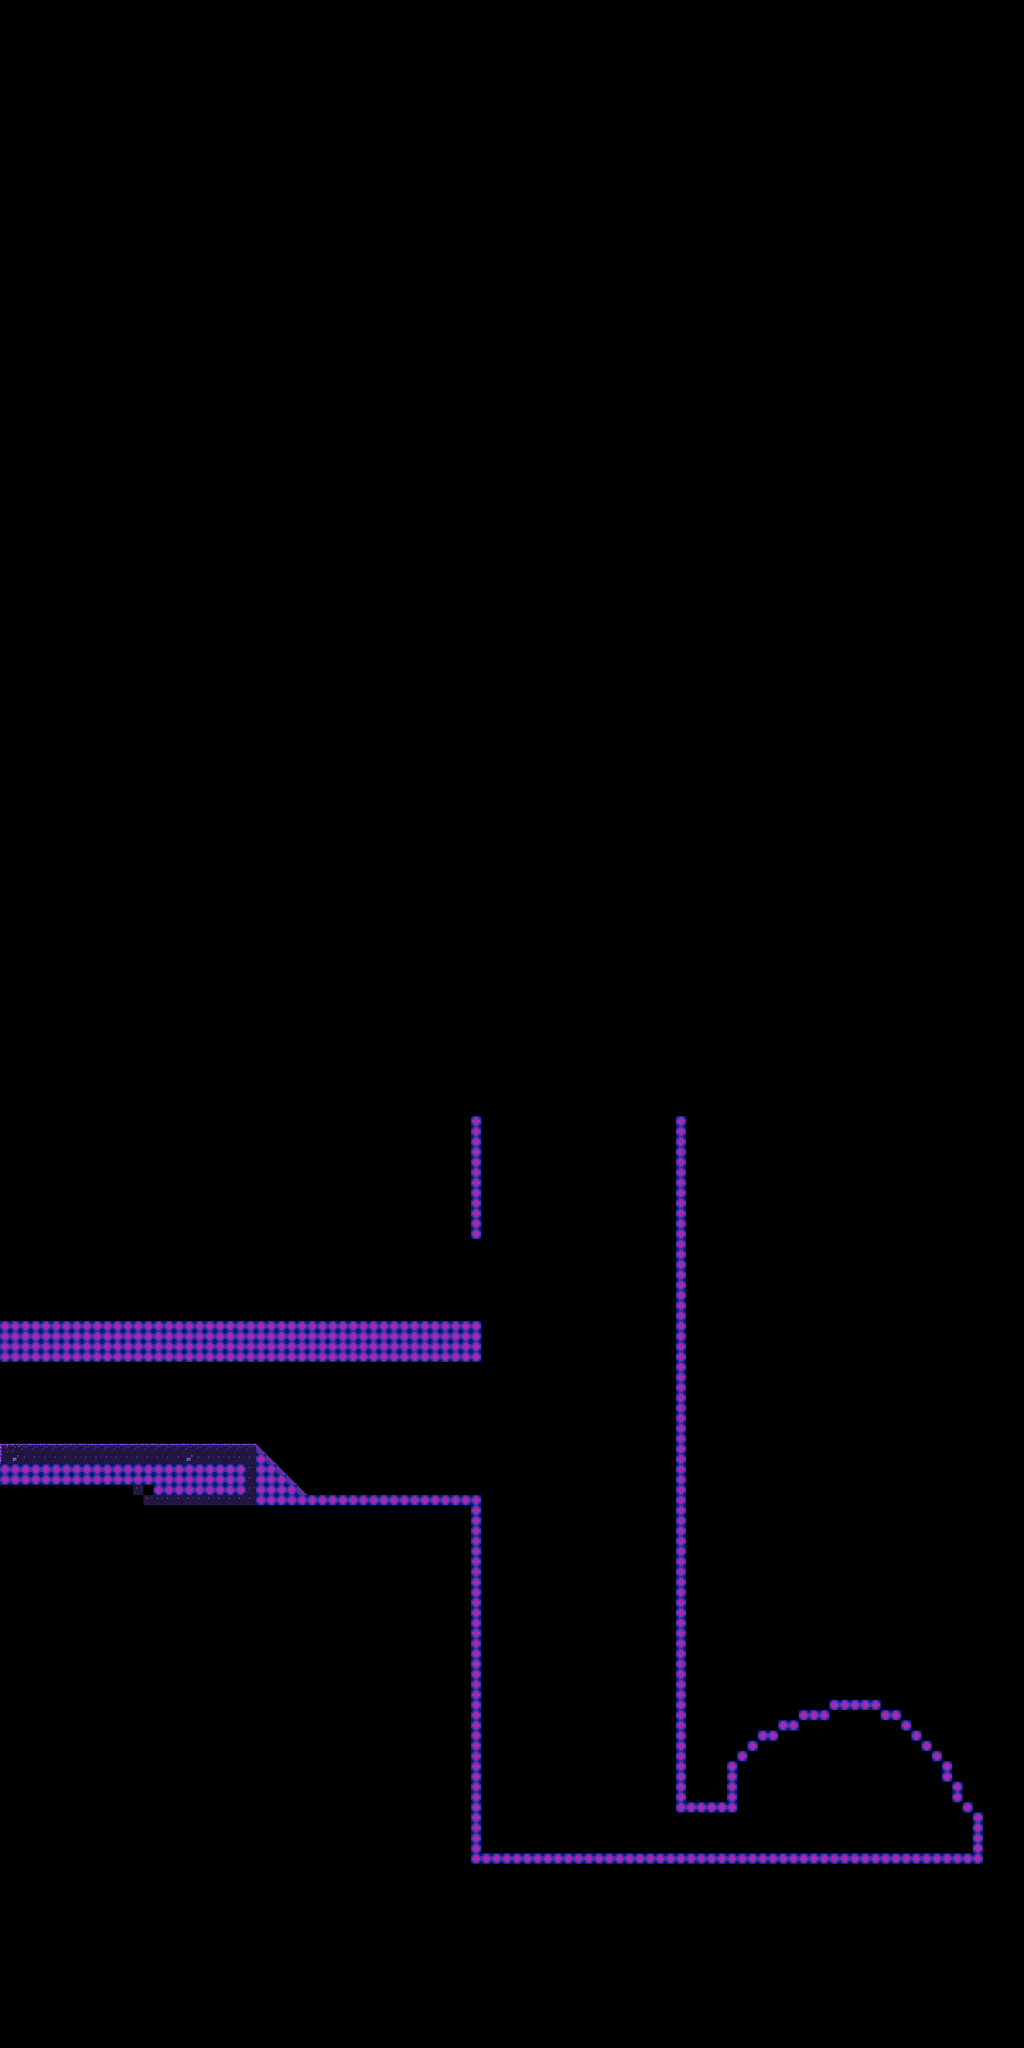

Below is a game level as drawn by its tile map, then a one-line description and the .tmx that defines it (tile-layer data replaced by summaries):
An orthogonal 100x200 tile map with 16x16 px tiles, 14 tile layers (background1, background2, background3, liquid1, ...), 18 tilesets and 22 objects (2x CoinObject, 2x LaserObject, 2x TurfelObject, 2x SignObject, 2x VeggieObject, ...).

<map version="1.0" orientation="orthogonal" renderorder="right-down" width="100" height="200" tilewidth="16" tileheight="16" backgroundcolor="#000000" nextobjectid="315">
 <properties>
  <property name="BACKGROUND_COLOR" type="int" value="0" />
  <property name="music_track" value="on_a_mission.mp3" />
 </properties>
 <tileset firstgid="1" name="BaseTS16" tilewidth="16" tileheight="16" tilecount="5" columns="1">
  <image source="BaseTS16.png" width="16" height="80" />
 </tileset>
 <tileset firstgid="6" name="rLJjmOe" tilewidth="16" tileheight="16" tilecount="1680" columns="56">
  <image source="rLJjmOe.png" width="896" height="480" />
 </tileset>
 <tileset firstgid="1686" name="Exit" tilewidth="16" tileheight="16" tilecount="200" columns="40">
  <image source="Exit.png" width="640" height="80" />
 </tileset>
 <tileset firstgid="1886" name="tutorial_set" tilewidth="16" tileheight="16" tilecount="1" columns="1">
  <image source="tutorial_set.png" width="16" height="16" />
 </tileset>
 <tileset firstgid="1887" name="galaxy" tilewidth="16" tileheight="16" tilecount="16" columns="4">
  <image source="galaxy.png" width="64" height="64" />
 </tileset>
 <tileset firstgid="1903" name="tiles" tilewidth="16" tileheight="16" tilecount="460" columns="46">
  <image source="tiles.png" width="736" height="160" />
 </tileset>
 <tileset firstgid="2363" name="stone" tilewidth="16" tileheight="16" tilecount="2" columns="2">
  <image source="stone.png" width="32" height="16" />
 </tileset>
 <tileset firstgid="2365" name="sky_objects1" tilewidth="16" tileheight="16" tilecount="7" columns="1">
  <image source="sky_objects1.png" width="16" height="112" />
 </tileset>
 <tileset firstgid="2372" name="logo" tilewidth="16" tileheight="16" tilecount="256" columns="16">
  <image source="logo.png" width="256" height="256" />
 </tileset>
 <tileset firstgid="2628" name="BFT - Mega Metroidvania Tileset_8" tilewidth="16" tileheight="16" tilecount="585" columns="13">
  <image source="BFT - Mega Metroidvania Tileset_8.png" width="208" height="720" />
 </tileset>
 <tileset firstgid="3213" name="sci-fi-platformer-tiles-32x32-extension" tilewidth="16" tileheight="16" tilecount="7040" columns="32">
  <image source="sci-fi-platformer-tiles-32x32-extension.png" width="512" height="3520" />
 </tileset>
 <tileset firstgid="10253" name="sqr_tree_pueple" tilewidth="16" tileheight="16" tilecount="128" columns="16">
  <image source="sqr_tree_pueple.png" width="256" height="128" />
 </tileset>
 <tileset firstgid="10381" name="db_scifi" tilewidth="16" tileheight="16" tilecount="2304" columns="48">
  <image source="db_scifi.png" width="768" height="768" />
 </tileset>
 <tileset firstgid="12685" name="SIGN" tilewidth="16" tileheight="16" tilecount="2048" columns="64">
  <image source="SIGN.png" width="1024" height="512" />
 </tileset>
 <tileset firstgid="14733" name="rocket_wagon" tilewidth="16" tileheight="16" tilecount="64" columns="8">
  <image source="rocket_wagon.png" width="128" height="128" />
 </tileset>
 <tileset firstgid="14797" name="db16_scifi" tilewidth="16" tileheight="16" tilecount="2304" columns="48">
  <image source="db16_scifi.png" width="768" height="768" />
 </tileset>
 <tileset firstgid="17101" name="metroid like" tilewidth="16" tileheight="16" tilecount="320" columns="20">
  <image source="metroid like.png" width="320" height="256" />
 </tileset>
 <tileset firstgid="17421" name="tiles 2" tilewidth="16" tileheight="16" tilecount="40" columns="8">
  <image source="tiles 2.png" width="128" height="80" />
 </tileset>
 <layer name="background1" width="100" height="200">
  <properties>
   <property name="BACKGROUND_SPEED" value="0.87" />
  </properties>
  <data>[20000 cells, 0 non-empty, 0 distinct tile ids]</data>
 </layer>
 <layer name="background2" width="100" height="200">
  <properties>
   <property name="BACKGROUND_SPEED" value="0.87" />
  </properties>
  <data>[20000 cells, 0 non-empty, 0 distinct tile ids]</data>
 </layer>
 <layer name="background3" width="100" height="200">
  <properties>
   <property name="BACKGROUND_SPEED" value="0.87" />
  </properties>
  <data>[20000 cells, 0 non-empty, 0 distinct tile ids]</data>
 </layer>
 <layer name="liquid1" width="100" height="200">
  <data>[20000 cells, 0 non-empty, 0 distinct tile ids]</data>
 </layer>
 <layer name="liquid2" width="100" height="200">
  <data>[20000 cells, 0 non-empty, 0 distinct tile ids]</data>
 </layer>
 <layer name="liquid3" width="100" height="200">
  <data>[20000 cells, 0 non-empty, 0 distinct tile ids]</data>
 </layer>
 <layer name="liquid4" width="100" height="200">
  <data>[20000 cells, 0 non-empty, 0 distinct tile ids]</data>
 </layer>
 <objectgroup name="template_objects" visible="0" offsetx="6" offsety="30">
  <object id="19" name="FlowerShootaObject" x="307.489" y="1983.34" width="12" height="25" />
  <object id="21" name="CoinObject" x="99.6317" y="1985.54" width="12" height="25" />
  <object id="44" name="LaserObject" x="264.944" y="1904.55" width="12" height="16">
   <properties>
    <property name="direction" value="1" />
    <property name="duration" value="4" />
    <property name="off_time" value="1" />
    <property name="range" value="3" />
   </properties>
  </object>
  <object id="47" name="BottyObject" x="102.215" y="1905.79" width="12" height="25">
   <properties>
    <property name="stayInZone" value="false" />
    <property name="stupidWalk" value="true" />
    <property name="turnAtEdge" value="false" />
   </properties>
  </object>
  <object id="122" name="TurfelObject" x="258.215" y="1820.77" width="12" height="25">
   <properties>
    <property name="stayInZone" value="false" />
    <property name="stupidWalk" value="true" />
    <property name="turnAtEdge" value="false" />
   </properties>
  </object>
  <object id="128" name="UfoObject" x="103.399" y="1824.68" width="12" height="25">
   <properties>
    <property name="stayInZone" value="false" />
    <property name="stupidWalk" value="true" />
    <property name="turnAtEdge" value="false" />
   </properties>
  </object>
  <object id="142" name="DamageZone" x="87.7982" y="2059.13" width="41.3726" height="30.0154">
   <properties>
    <property name="dmg" type="int" value="1" />
    <property name="xForce" type="float" value="-75" />
    <property name="yForce" type="float" value="150" />
   </properties>
  </object>
  <object id="143" name="PlatformObject" x="282.212" y="2064.88" width="12" height="25">
   <properties>
    <property name="onboard_start" value="true" />
   </properties>
  </object>
  <object id="156" name="RifleBoss" x="39.886" y="1674.74" width="545.228" height="86.3665">
   <properties>
    <property name="stayInZone" value="false" />
    <property name="stupidWalk" value="true" />
    <property name="turnAtEdge" value="false" />
   </properties>
  </object>
  </objectgroup>
 <layer name="decoration" width="100" height="200">
  <data>[20000 cells, 0 non-empty, 0 distinct tile ids]</data>
 </layer>
 <layer name="walls" width="100" height="200" offsetx="0" offsety="0.895496">
  <data>[20000 cells, 547 non-empty, 2 distinct tile ids]</data>
 </layer>
 <layer name="foreground2" width="100" height="200">
  <data>[20000 cells, 0 non-empty, 0 distinct tile ids]</data>
 </layer>
 <layer name="foreground1" width="100" height="200">
  <data>[20000 cells, 0 non-empty, 0 distinct tile ids]</data>
 </layer>
 <layer name="decoration2" width="100" height="200">
  <data>[20000 cells, 0 non-empty, 0 distinct tile ids]</data>
 </layer>
 <objectgroup name="GameObjects" offsetx="-1.66667" offsety="1.72735">
  <!-- 8 objects omitted --></objectgroup>
 <layer name="decoration3¨" width="100" height="200">
  <data>[20000 cells, 65 non-empty, 6 distinct tile ids]</data>
 </layer>
 <layer name="caveBack" width="100" height="200">
  <data>[20000 cells, 0 non-empty, 0 distinct tile ids]</data>
 </layer>
</map>
<!-- 13 of 22 objects omitted -->
